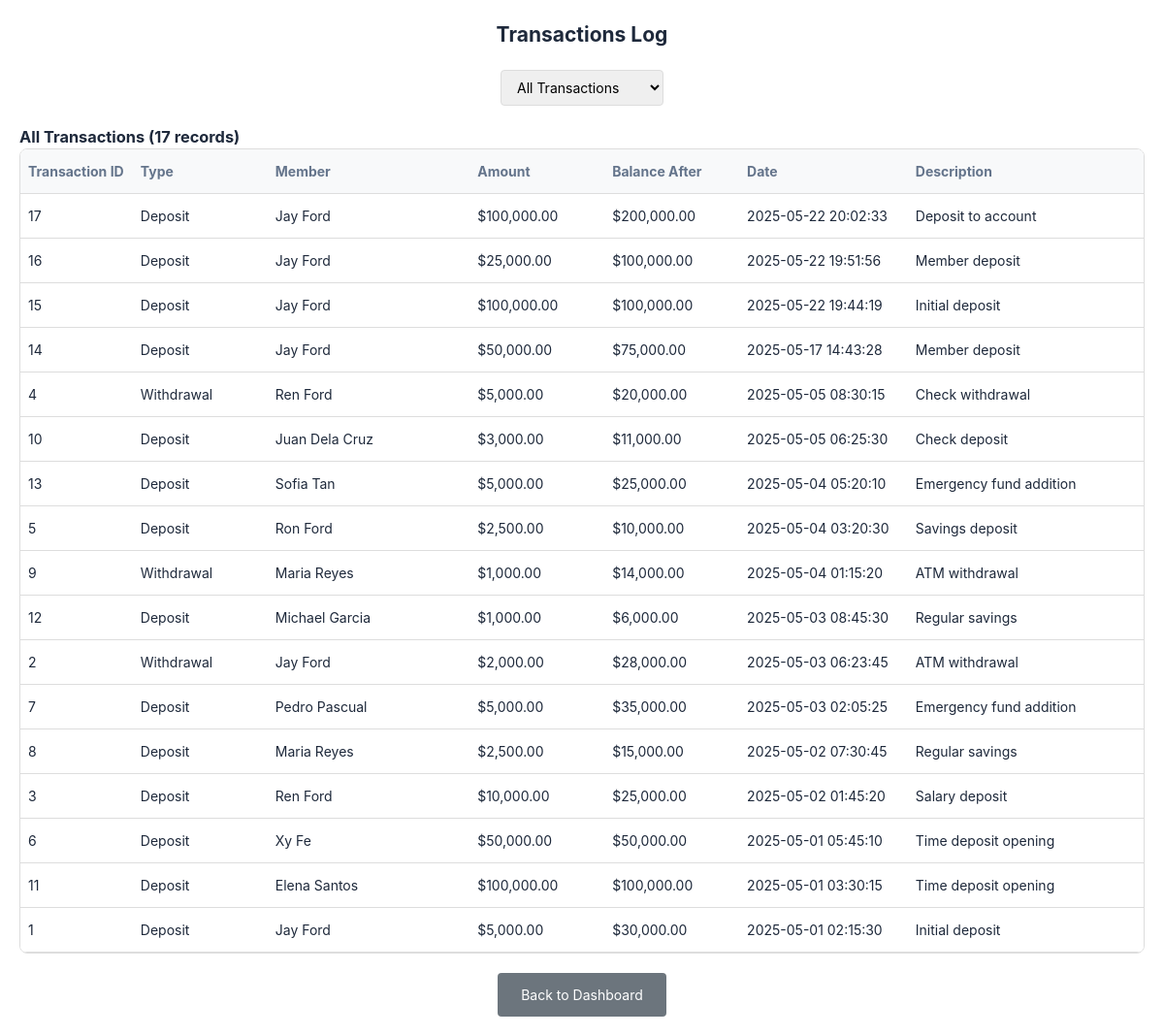
Screenshot of /activity_logs.php with the database file from the repository.
### tables this page shows
CREATE TABLE `transactions` (
  `transaction_id` int(11) NOT NULL AUTO_INCREMENT,
  `AccountID` int(11) NOT NULL,
  `MemberID` int(11) NOT NULL,
  `transaction_type` enum('Deposit','Withdrawal','Interest','Fee','Transfer','Adjustment') NOT NULL,
  `amount` decimal(15,2) NOT NULL,
  `penalty_amount` decimal(15,2) DEFAULT 0.00,
  `balance_after` decimal(15,2) NOT NULL,
  `transaction_date` timestamp NOT NULL DEFAULT current_timestamp(),
  `description` varchar(255) DEFAULT NULL,
  `reference_number` varchar(50) DEFAULT NULL,
  `status` enum('Pending','Completed','Failed','Canceled') DEFAULT 'Completed',
  PRIMARY KEY (`transaction_id`),
  KEY `fk_transaction_account` (`AccountID`),
  KEY `fk_transaction_member` (`MemberID`),
  CONSTRAINT `fk_transaction_account` FOREIGN KEY (`AccountID`) REFERENCES `account` (`AccountID`) ON DELETE CASCADE,
  CONSTRAINT `fk_transaction_member` FOREIGN KEY (`MemberID`) REFERENCES `member` (`MemberID`) ON DELETE CASCADE
);

CREATE TABLE `member` (
  `MemberID` int(11) NOT NULL AUTO_INCREMENT,
  `Firstname` varchar(255) NOT NULL,
  `Middlename` varchar(255) NOT NULL,
  `Lastname` varchar(255) NOT NULL,
  `Gender` varchar(10) NOT NULL,
  `Birthdate` date NOT NULL,
  `House_No` int(10) NOT NULL,
  `Street` varchar(255) NOT NULL,
  `Barangay_or_Village` varchar(255) NOT NULL,
  `Municipality` varchar(255) NOT NULL,
  `City` varchar(255) NOT NULL,
  `Email` varchar(255) NOT NULL,
  `Password` varchar(255) NOT NULL,
  `Contact_No` varchar(20) NOT NULL,
  PRIMARY KEY (`MemberID`)
);

### activity_logs.php (the view, shortened to what this page needs)
<!DOCTYPE html>
<html lang="en">
<head>
    <link rel="stylesheet" href="admin.css">
</head>
<body>
    <?php
    $host = 'sql313.infinityfree.com';
    $dbname = 'if0_38993274_pay360';
    $username = 'if0_38993274';
    $password = 'ZfkENfWP5Jh';
    try {
        $pdo = new PDO("mysql:host=$host;dbname=$dbname", $username, $password);
        $pdo->setAttribute(PDO::ATTR_ERRMODE, PDO::ERRMODE_EXCEPTION);
        $filter = isset($_GET['filter']) ? trim($_GET['filter']) : 'all';
        $transactions = [];
        $members = [];
        if ($filter === 'member_additions') {
            $member_query = "SELECT MemberID, Firstname, Lastname, Email, Contact_No FROM member ORDER BY MemberID ASC";
            $member_stmt = $pdo->prepare($member_query);
            $member_stmt->execute();
            $members = $member_stmt->fetchAll(PDO::FETCH_ASSOC);
        } else {
            $transaction_query = "
                SELECT t.transaction_id, t.transaction_type, t.amount, t.balance_after, t.transaction_date, t.description, m.Firstname, m.Lastname
                FROM transactions t
                JOIN member m ON t.MemberID = m.MemberID
            ";
            $transaction_query .= " ORDER BY t.transaction_date DESC";
            $transaction_stmt = $pdo->prepare($transaction_query);
            $transaction_stmt->execute();
            $transactions = $transaction_stmt->fetchAll(PDO::FETCH_ASSOC);
        }
    } catch (PDOException $e) {
        echo "<div class='log-container'><div style='color: #721c24; background: #f8d7da; padding: 10px; border-radius: 4px;'>Database error: " . htmlspecialchars($e->getMessage()) . "</div></div>";
        exit;
    }
    ?>
    <div class="log-container">
        <h2>Transactions Log</h2>
        <div class="filter-group">
            <select onchange="window.location.href='<?php echo $_SERVER['PHP_SELF']; ?>?filter=' + this.value">
                <option value="all" <?php echo $filter === 'all' ? 'selected' : ''; ?>>All Transactions</option>
            </select>
        </div>
        <?php if ($filter === 'member_additions'): ?>
            <h3>New Members</h3>
            <?php if (count($members) > 0): ?>
                <div class="table-container">
                    <table class="member-table">
                        <thead>
                            <tr>
                                <th>Member ID</th>
                                <th>Name</th>
                                <th>Email</th>
                                <th>Contact Number</th>
                            </tr>
                        </thead>
                        <tbody>
                            <?php foreach ($members as $member): ?>
                                <tr>
                                    <td><?php echo htmlspecialchars($member['MemberID']); ?></td>
                                    <td><?php echo htmlspecialchars($member['Firstname'] . ' ' . $member['Lastname']); ?></td>
                                    <td><?php echo htmlspecialchars($member['Email']); ?></td>
                                    <td><?php echo htmlspecialchars($member['Contact_No']); ?></td>
                                </tr>
                            <?php endforeach; ?>
                        </tbody>
                    </table>
                </div>
            <?php else: ?>
                <div class="no-data">No members found.</div>
            <?php endif; ?>
        <?php else: ?>
            <h3>
                <?php
                if ($filter === 'all') {
                    echo 'All Transactions';
                } else {
                    echo ucfirst($filter) . ' Transactions';
                }
                ?>
                (<?php echo count($transactions); ?> records)
            </h3>
            <?php if (count($transactions) > 0): ?>
                <div class="table-container">
                    <table>
                        <thead>
                            <tr>
                                <th>Transaction ID</th>
                                <th>Type</th>
                                <th>Member</th>
                                <th>Amount</th>
                                <th>Balance After</th>
                                <th>Date</th>
                                <th>Description</th>
                            </tr>
                        </thead>
                        <tbody>
                            <?php foreach ($transactions as $transaction): ?>
                                <tr>
                                    <td><?php echo htmlspecialchars($transaction['transaction_id']); ?></td>
                                    <td><?php echo htmlspecialchars($transaction['transaction_type']); ?></td>
                                    <td><?php echo htmlspecialchars($transaction['Firstname'] . ' ' . $transaction['Lastname']); ?></td>
                                    <td>$<?php echo number_format($transaction['amount'], 2); ?></td>
                                    <td>$<?php echo number_format($transaction['balance_after'], 2); ?></td>
                                    <td><?php echo date('Y-m-d H:i:s', strtotime($transaction['transaction_date'])); ?></td>
                                    <td><?php echo htmlspecialchars($transaction['description'] ?: 'N/A'); ?></td>
                                </tr>
                            <?php endforeach; ?>
                        </tbody>
                    </table>
                </div>
            <?php endif; ?>
        <?php endif; ?>
        <div class="button-group">
            <a href="Admin.php" class="btn-back">Back to Dashboard</a>
        </div>
    </div>
</body>
</html>

### admin.css (style rules this page uses)
:root { --color-primary: #006400; --color-primary-hover: #55DD55; --color-secondary: #64748B; --color-background: #F8FAFC; --color-sidebar: #F1F5F9; --color-text: #1E293B; --color-text-light: #64748B; --color-accent: #3B82F6; --color-success: #10B981; --color-warning: #F59E0B; --color-danger: #EF4444; --color-card: #FFFFFF; --shadow-sm: 0 1px 2px rgba(0, 0, 0, 0.05); --shadow-md: 0 4px 6px -1px rgba(0, 0, 0, 0.1), 0 2px 4px -1px rgba(0, 0, 0, 0.06); --border-radius: 0.5rem; --spacing-base: 16px; }
* { margin: 0; padding: 0; box-sizing: border-box; font-family: 'Inter', 'SF Pro Display', -apple-system, BlinkMacSystemFont, 'Segoe UI', Roboto, Helvetica, Arial, sans-serif; }
body { background-color: var(--color-background); color: var(--color-text); font-size: 14px; line-height: 1.5; display: flex; min-height: 100vh; }
.table-container { overflow-x: auto; }
table { width: 100%; border-collapse: collapse; }
th, td { padding: 12px; text-align: left; border-bottom: 1px solid #E2E8F0; }
th { font-weight: 600; color: var(--color-text-light); background-color: #F8FAFC; }

### activity_logs.php (style rules this page uses)
body { margin: 0; padding: 0; background-color: #f5f5f5; font-family: Arial, sans-serif; }
.log-container { width: 100%; min-height: 100vh; padding: 20px; background: #fff; box-sizing: border-box; }
.log-container h2 { margin-bottom: 20px; text-align: center; }
.filter-group { margin-bottom: 20px; display: flex; gap: 10px; flex-wrap: wrap; justify-content: center; }
.filter-group select { padding: 8px 12px; border: 1px solid #ddd; border-radius: 4px; font-size: 14px; }
.table-container { width: 100%; overflow-x: auto; margin-bottom: 20px; border: 1px solid #ddd; border-radius: 8px; }
table { width: 100%; min-width: 800px; border-collapse: collapse; background: white; }
th, td { padding: 12px 8px; text-align: left; border-bottom: 1px solid #ddd; white-space: nowrap; }
th { background: #f8f9fa; font-weight: bold; position: sticky; top: 0; z-index: 10; }
th:nth-child(1), td:nth-child(1) { width: 10%; }
th:nth-child(2), td:nth-child(2) { width: 12%; }
th:nth-child(3), td:nth-child(3) { width: 18%; }
th:nth-child(4), td:nth-child(4) { width: 12%; }
th:nth-child(5), td:nth-child(5) { width: 12%; }
th:nth-child(6), td:nth-child(6) { width: 15%; }
th:nth-child(7), td:nth-child(7) { width: 21%; white-space: normal; }
.button-group { display: flex; gap: 10px; justify-content: center; margin-top: 20px; }
.btn-back { background: #6c757d; color: #fff; padding: 12px 24px; border: none; border-radius: 4px; cursor: pointer; text-decoration: none; display: inline-block; font-size: 14px; }

### rows the page displays
transactions: transaction_id "17", transaction_type "Deposit", MemberID.Lastname "Jay Ford", amount "100,000.00", balance_after "200,000.00", transaction_date "2025-05-22 20:02:33", description "Deposit to account"
transactions: transaction_id "16", transaction_type "Deposit", MemberID.Lastname "Jay Ford", amount "25,000.00", balance_after "100,000.00", transaction_date "2025-05-22 19:51:56", description "Member deposit"
transactions: transaction_id "15", transaction_type "Deposit", MemberID.Lastname "Jay Ford", amount "100,000.00", balance_after "100,000.00", transaction_date "2025-05-22 19:44:19", description "Initial deposit"
transactions: transaction_id "14", transaction_type "Deposit", MemberID.Lastname "Jay Ford", amount "50,000.00", balance_after "75,000.00", transaction_date "2025-05-17 14:43:28", description "Member deposit"
transactions: transaction_id "4", transaction_type "Withdrawal", MemberID.Lastname "Ren Ford", amount "5,000.00", balance_after "20,000.00", transaction_date "2025-05-05 08:30:15", description "Check withdrawal"
transactions: transaction_id "10", transaction_type "Deposit", MemberID.Lastname "Juan Dela Cruz", amount "3,000.00", balance_after "11,000.00", transaction_date "2025-05-05 06:25:30", description "Check deposit"
transactions: transaction_id "13", transaction_type "Deposit", MemberID.Lastname "Sofia Tan", amount "5,000.00", balance_after "25,000.00", transaction_date "2025-05-04 05:20:10", description "Emergency fund addition"
transactions: transaction_id "5", transaction_type "Deposit", MemberID.Lastname "Ron Ford", amount "2,500.00", balance_after "10,000.00", transaction_date "2025-05-04 03:20:30", description "Savings deposit"
transactions: transaction_id "9", transaction_type "Withdrawal", MemberID.Lastname "Maria Reyes", amount "1,000.00", balance_after "14,000.00", transaction_date "2025-05-04 01:15:20", description "ATM withdrawal"
transactions: transaction_id "12", transaction_type "Deposit", MemberID.Lastname "Michael Garcia", amount "1,000.00", balance_after "6,000.00", transaction_date "2025-05-03 08:45:30", description "Regular savings"
transactions: transaction_id "2", transaction_type "Withdrawal", MemberID.Lastname "Jay Ford", amount "2,000.00", balance_after "28,000.00", transaction_date "2025-05-03 06:23:45", description "ATM withdrawal"
transactions: transaction_id "7", transaction_type "Deposit", MemberID.Lastname "Pedro Pascual", amount "5,000.00", balance_after "35,000.00", transaction_date "2025-05-03 02:05:25", description "Emergency fund addition"
transactions: transaction_id "8", transaction_type "Deposit", MemberID.Lastname "Maria Reyes", amount "2,500.00", balance_after "15,000.00", transaction_date "2025-05-02 07:30:45", description "Regular savings"
transactions: transaction_id "3", transaction_type "Deposit", MemberID.Lastname "Ren Ford", amount "10,000.00", balance_after "25,000.00", transaction_date "2025-05-02 01:45:20", description "Salary deposit"
transactions: transaction_id "6", transaction_type "Deposit", MemberID.Lastname "Xy Fe", amount "50,000.00", balance_after "50,000.00", transaction_date "2025-05-01 05:45:10", description "Time deposit opening"
transactions: transaction_id "11", transaction_type "Deposit", MemberID.Lastname "Elena Santos", amount "100,000.00", balance_after "100,000.00", transaction_date "2025-05-01 03:30:15", description "Time deposit opening"
transactions: transaction_id "1", transaction_type "Deposit", MemberID.Lastname "Jay Ford", amount "5,000.00", balance_after "30,000.00", transaction_date "2025-05-01 02:15:30", description "Initial deposit"

### other values shown
count($transactions) "17"
